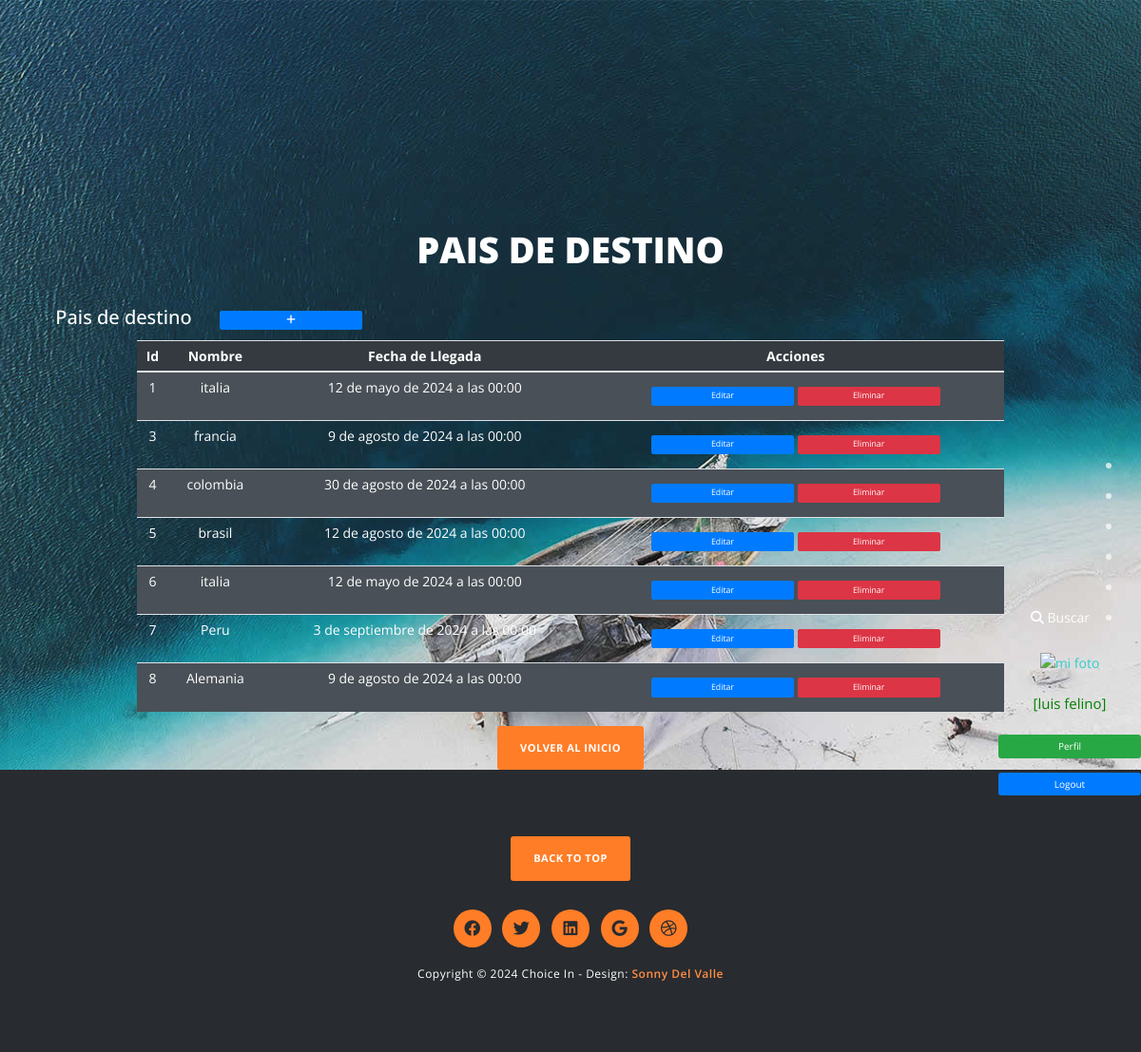
Screenshot of /pais_destino/ (signed in) with the database file from the repository.
### registro/models.py (models this page shows, shortened)
class Pais_destino(models.Model):
  nombre = models.CharField(max_length=50)
  fechaLLegada=models.DateTimeField()

### registro/views.py (the view)
# urls.py: path('pais_destino/', pais_destino_list, name = "pais_destino"),
@login_required
def pais_destino_list(request):
    paises = Pais_destino.objects.all()
    return render(request, 'registro/pais_destino_list.html', {'pais_destino': paises})

### registro/templates/registro/pais_destino_list.html (shortened to what this page needs)
{% extends 'registro/menu.html' %}
{% block titulo %}
<h1 class="mb-5"style="font-size: 3.8rem;">Pais de destino</h1>
{% endblock titulo %}
{% block contenido %}
<table>
    <tr>
        <td width="200" style="color:white"><h2>Pais de destino</h2></td>
        <td>
            <a href="{% url 'pais_destino_create' %}" class="btn btn-primary btn-sm">
            </a>
        </td>
    </tr>
</table>
<table class="table table-striped">
    <thead>
        <tr>
            <th>Id</th>
            <th>Nombre</th>
            <th>Fecha de Llegada</th>
            <th>Acciones</th>
        </tr>
    </thead>
    <tbody>
    {% for p in pais_destino %}
        <tr>
            <td>{{ p.id }}</td>
            <td>{{ p.nombre }}</td>
            <td>{{ p.fechaLLegada }}</td>
            <td>
                <a href="{% url 'pais_destino_update' p.id %}" class="btn btn-primary btn-sm">Editar</a>
                <a href="{% url 'pais_destino_delete' p.id %}" class="btn btn-danger btn-sm">Eliminar</a>
            </td>
        </tr>
    {% endfor %}
    </tbody>
</table>
{% endblock contenido %}

### registro/templates/registro/menu.html (shortened to what this page needs)
<!DOCTYPE html>
<html>
    <head>
        {% load static %}
        <link rel="stylesheet" href="{% static 'css/bootstrap.min.css' %}">
        <link rel="stylesheet" href="{% static 'css/fontAwesome.css' %}">
        <link rel="stylesheet" href="{% static 'css/hero-slider.css' %}">
        <link rel="stylesheet" href="{% static 'css/templatemo-main.css' %}">
        <link rel="stylesheet" href="{% static 'css/owl-carousel.css' %}">
        <link rel="stylesheet" href="https://cdnjs.cloudflare.com/ajax/libs/font-awesome/6.4.0/css/all.min.css">
    </head>
<body>
    <div class="fixed-side-navbar">
        {% if user.is_authenticated %}
        <ul class="nav flex-column">
            <li class="nav-item"><a class="nav-link" href="{% url 'home' %}"><span>Inicio</span></a></li>
            <li class="nav-item"><a class="nav-link" href="{% url 'pasajero' %}"><span>Pasajero</span></a></li>
            <li class="nav-item"><a class="nav-link" href="{% url 'hotel' %}"><span>Hotel</span></a></li>
            <li class="nav-item"><a class="nav-link" href="{% url 'habitacion' %}"><span>Habitacion</span></a></li>
            <li class="nav-item"><a class="nav-link" href="{% url 'pais_destino' %}"><span>Pais de Destino</span></a></li>
            <li class="nav-item">
                <a class="nav-link" href="{% url 'buscarPasajeros' %}">
                    <i class="fa fa-search" aria-hidden="true"></i> Buscar
                </a>
            </li>
        </ul>
        <div class="text-center">
            <a href="{% url 'agregarAvatar' %}">
                <img src="{{ request.session.avatar }}" height="40px" width="40px" alt="mi foto">
            </a>
        </div>
            <p style="color:green"> [{{user.first_name}} {{user.last_name}}]</p>
            <a class="btn btn-success mb-2" href="{% url 'editProfile' %}">Perfil</a>
            <form method="post" action="{% url 'logout' %}">
                <button type="submit" class="btn btn-primary">Logout</button>
            </form>
        {% else %}
            <div class="d-flex flex-column align-items-center">
                <a class="btn btn-primary mb-2 btn-lg" href="{% url 'login' %}">Login</a>
                <a class="btn btn-success btn-lg" href="{% url 'registro' %}">Registrate</a>
            </div>
        {% endif %}
    </div>
    <div class="parallax-content baner-content" id="home">
        <div class="container">
            <div class="first-content">
              {% block titulo %}{% endblock titulo %}
              {% block contenido %}{% endblock contenido %}
                <div class="primary-button">
                    <a href="{% url 'home' %}">Volver al inicio</a>
                </div>
            </div>
        </div>
    </div>
    <footer>
        <div class="container">
            <div class="row">
                <div class="col-md-12">
                    <div class="primary-button">
                        <a href="#home">Back To Top</a>
                    </div>
                    <ul>
                        <li><a href="#"><i class="fab fa-facebook"></i></a></li>
                        <li><a href="#"><i class="fab fa-twitter"></i></a></li>
                        <li><a href="#"><i class="fab fa-linkedin"></i></a></li>
                        <li><a href="#"><i class="fab fa-google"></i></a></li>
                        <li><a href="#"><i class="fab fa-dribbble"></i></a></li>
                    </ul>
                    <p>Copyright &copy; 2024 Choice In
            		- Design: <a rel="nofollow noopener" href="{% url 'acerca' %}"><em>Sonny Del Valle</em></a></p>
                </div>
            </div>
        </div>
    </footer>
</body>
</html>

### registro/static/css/hero-slider.css (style rules this page uses)
*, *::after, *::before { -webkit-box-sizing: border-box; -moz-box-sizing: border-box; box-sizing: border-box; }
html { font-size: 62.5%; }
body { font-family: "Open Sans", sans-serif; color: #2c343b; background-color: #f2f2f2; }
a { color: #d44457; text-decoration: none; }
img { max-width: 100%; }

### registro/static/css/templatemo-main.css (style rules this page uses)
p { font-size: 15px; line-height: 25px; }
body { position: relative; font-size: 14px; }
a { color: #3CC; }
.fixed-side-navbar { position: fixed; top: 50%; right: 0; z-index: 99999; margin-top: -100px; text-align: right; padding: 30px 0; -webkit-transition: all .3s; transition: all .3s; }
.nav>li { position: relative; display: block; }
.fixed-side-navbar .nav > li a { color: #fff; min-height: 32px; background: transparent; padding: 5px 45px 5px 25px; border-right: none; }
.fixed-side-navbar .nav > li a:after { content: ''; position: absolute; top: 50%; right: 20px; margin-top: -5px; width: 10px; height: 10px; border-radius: 10px; background: rgba(250, 250, 250, 0.75); -webkit-transition: all .3s; transition: all .3s; -webkit-transform: scale(0.6); transform: scale(0.6); }
.primary-button a { display: inline-block; background-color: #ff7d27; padding: 15px 24px; border-radius: 3px; text-transform: uppercase; font-size: 11px; color: #fff; font-weight: 700; text-decoration: none; letter-spacing: 0.5px; }
.parallax-content { width: 100%; min-height: 100vh; background-size: cover; }
.baner-content { padding-top: 30vh; text-align: center; background-image: url(../img/1st-section.jpg); }
.baner-content h1 { margin-top: 0px; font-size: 128px; color: #fff; font-weight: 900; text-transform: uppercase; margin-bottom: 0px; }
.baner-content .primary-button { margin-top: 15px; }
footer { text-align: center; background-color: #282b2f; padding: 70px 0px; }
footer .primary-button { margin-bottom: 30px; }
footer ul { padding: 0px; margin: 0px; list-style: none; }
footer ul li { display: inline-block; margin: 0px 4px; }
footer ul li a { width: 40px; height: 40px; line-height: 40px; text-align: center; display: inline-block; background-color: #ff7d27; color: #282b2f; border-radius: 50%; text-decoration: none; transition: all 0.5s; font-size: 17px; }
footer p { font-size: 12px; color: #fff; margin-top: 15px; color: #fff; letter-spacing: 0.5px; margin-bottom: 0px; }
footer em { color: #ff8e43; font-weight: 600; font-style: normal; }
@media (min-width: 1200px) { .container { max-width: 1170px; } }
body:after { content: url(../img/close.png) url(../img/loading.gif) url(../img/prev.png) url(../img/next.png); display: none; }

### registro/templates/registro/menu.html (style rules this page uses)
.fixed-side-navbar { display: flex; flex-direction: column; align-items: center; padding-top: 20px; }
.nav-link { text-align: center; width: 100%; }
.text-center { margin: 20px 0; }
.btn { width: 150px; margin: 10px 0; }

### registro/templates/registro/pais_destino_list.html (style rules this page uses)
.table { color: white; margin: 0 auto; width: 80%; }
.table th, .table td { padding: 0.5rem; }
.table th { background-color: #343a40; }
.table-striped tbody tr:nth-of-type(odd) { background-color: #495057; }

### rows the page displays
Pais_destino: id "1", nombre "italia", fechaLLegada "12 de mayo de 2024 a las 00:00"
Pais_destino: id "3", nombre "francia", fechaLLegada "9 de agosto de 2024 a las 00:00"
Pais_destino: id "4", nombre "colombia", fechaLLegada "30 de agosto de 2024 a las 00:00"
Pais_destino: id "5", nombre "brasil", fechaLLegada "12 de agosto de 2024 a las 00:00"
Pais_destino: id "6", nombre "italia", fechaLLegada "12 de mayo de 2024 a las 00:00"
Pais_destino: id "7", nombre "Peru", fechaLLegada "3 de septiembre de 2024 a las 00:00"
Pais_destino: id "8", nombre "Alemania", fechaLLegada "9 de agosto de 2024 a las 00:00"

### other values shown
{{ user.first_name }} "luis"
{{ user.last_name }} "felino"
